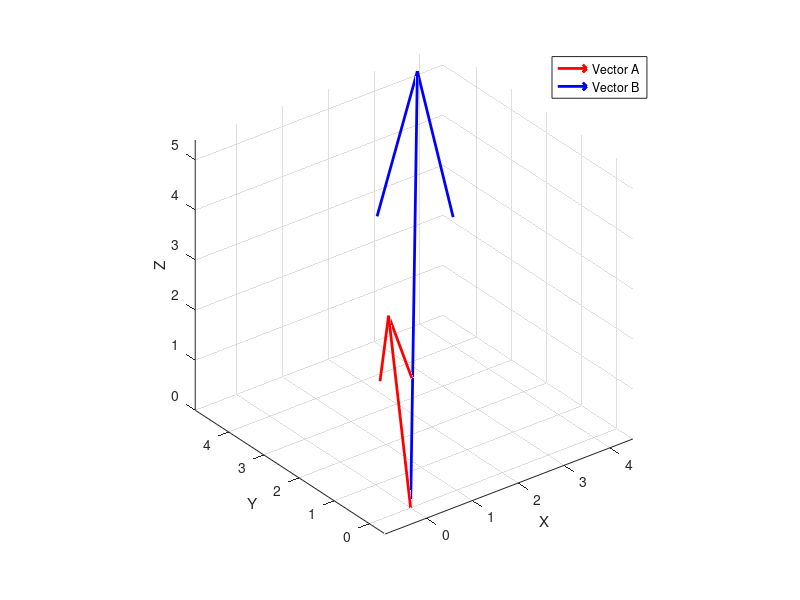
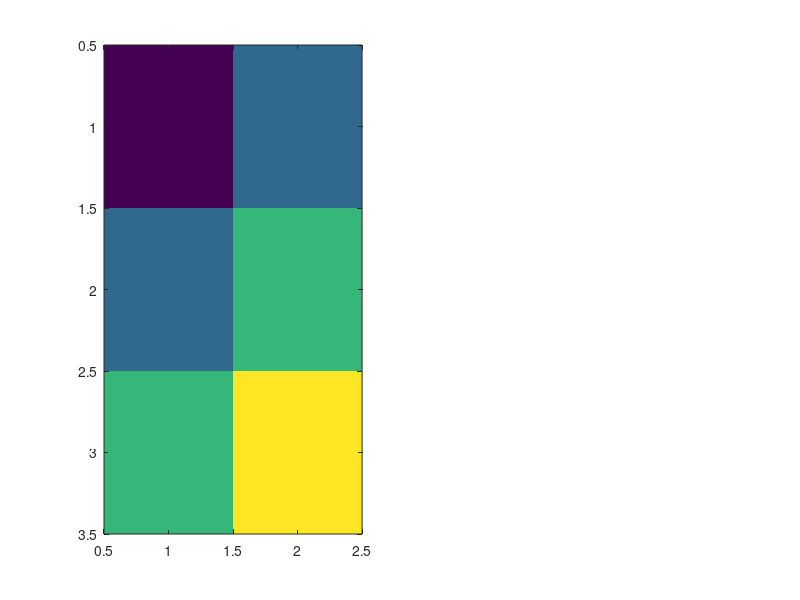

Source code (MATLAB) for these figures, in order: (Note: this script raises an error after producing the figures.)
clear;
clc;
%% SLIDES
%%%%%%%%%%%%%%%%%%%%%%%%%%%%%%%%%%%%%%%%%%%%%%%%%%%%%%%%%%%%%%%%%%%%%%%%%%% 
%%%%%%%%%%%             THE DOT PRODUCT                     %%%%%%%%%%%%%%%
%%%%%%%%%%%%%%%%%%%%%%%%%%%%%%%%%%%%%%%%%%%%%%%%%%%%%%%%%%%%%%%%%%%%%%%%%%%
%% Define two vectors
A = [1; 2; 3];
B = [4; 5; 6];
%% Plot the vectors
figure;
quiver3(0, 0, 0, A(1), A(2), A(3), 'r', 'LineWidth', 2);
hold on;
quiver3(0, 0, 0, B(1), B(2), B(3), 'b', 'LineWidth', 2);
grid on;
xlabel('X');
ylabel('Y');
zlabel('Z');
legend('Vector A', 'Vector B');
axis equal;
hold off;
%% Calculate with a loop 
dot_product = 0;
for idx = 1 : size(A,1)
    dot_product = dot_product + A(idx)*B(idx);
end

fprintf('Dot product: %f\n', dot_product);
%% Calculate as sum of elementwise produt
dot_product = sum(A .* B);
fprintf('Dot product: %f\n', dot_product);

%% Calculate via vector multiplication
dot_product = A' * B;
fprintf('Dot product: %f\n', dot_product);

%% Calculate the dot product using the built-in function
dot_product = dot(A, B);
fprintf('Dot product: %f\n', dot_product);

%% SLIDES
%%%%%%%%%%%%%%%%%%%%%%%%%%%%%%%%%%%%%%%%%%%%%%%%%%%%%%%%%%%%%%%%%%%%%%%%%%% 
%%%%%%%%%%%             MATRIX MULTIPLICATION               %%%%%%%%%%%%%%%
%%%%%%%%%%%%%%%%%%%%%%%%%%%%%%%%%%%%%%%%%%%%%%%%%%%%%%%%%%%%%%%%%%%%%%%%%%%
%% Define two matrices
A = [1, 2; 2, 3; 3, 4];
B = [4, 5; 5, 6; 6, 7];

%% plot the matrices
figure;
subplot(121);
imagesc(A);  clim([0 8]);
title('3X2 Matrix')
axis off
subplot(122);
imagesc(B);  clim([0 8]);
title('3X2 Matrix');
axis off

%% compute a matrix multiplication
C = A' *B;
fprintf('Pairwise dot products: %f, %f, %f, %f\n', C(1, 1), C(1, 2), ...
    C(2, 1), C(2, 2));

%% plot the matrices
figure;
subplot(131);
imagesc(A');  clim([0 8]);
title('2X3 Matrix A^T');colorbar;
axis equal;
axis off
pbaspect([3 2 1]); % Set aspect ratio to 3:2
subplot(132);
imagesc(B);  clim([0 8]);
title('3X2 Matrix B');colorbar;
axis equal;
axis off
pbaspect([2 3 1]); % Set aspect ratio to 3:2
subplot(133);
imagesc(C);  clim([0 60]);
title('2X2 Matrix C'); colorbar;
axis equal;
axis off
pbaspect([1 1 1]); 
%% Exercises
%%%%%%%%%%%%%%%%%%%%%%%%%%%%%%%%%%%%%%%%%%%%%%%%%%%%%%%%%%%%%%%%%%%%%%%%%%%
%%%%%%%%%%%%%%%%%%%   Exercises with EEG (Mrugank) %%%%%%%%%%%%%%%%%%%%%%%%
%%%%%%%%%%%%%%%%%%%%%%%%%%%%%%%%%%%%%%%%%%%%%%%%%%%%%%%%%%%%%%%%%%%%%%%%%%%
% - select an electrode via vector multiplication
% - elect a subset of eletrodes via matrix multiplication
% - average an electrode-ROI via vector multiplication
% - do a channel interpolation via matrix multiplication
% - channel 1 and 3 have been plugged into the wrong position in the cap. 
%   Reorder them in the recording via matrix multiplication.
% - re-reference your data to a different electrode via matrix multiplication
% - compute an average reference via matrix multiplication
%% SLIDES
%%%%%%%%%%%%%%%%%%%%%%%%%%%%%%%%%%%%%%%%%%%%%%%%%%%%%%%%%%%%%%%%%%%%%%%%%%%
%%%%%%%%%%%%%%%%%%%   From SPATIAL to TEMPORAL FILTERS    %%%%%%%%%%%%%%%%%
%%%%%%%%%%%%%%%%%%%%%%%%%%%%%%%%%%%%%%%%%%%%%%%%%%%%%%%%%%%%%%%%%%%%%%%%%%%

% Sample time series data
t = linspace(0, 10, 100); % Time vector
y = 5 + 2*t + 0.5*t.^2 + randn(size(t)); % Sample data with a polynomial trend

% Plot original data
figure;
subplot(3,2,1);
plot(t, y);
title('Original Data');
xlabel('Time');
ylabel('Value');

% Remove zero-order trend (mean)
p0 = polyfit(t, y, 0); % Fit a zero-order polynomial (mean)
y_zero_order_trend = polyval(p0, t); % Evaluate the polynomial
y_detrended_zero_order = y - y_zero_order_trend; % Subtract the zero-order trend
subplot(3,2,2);
plot(t, y_detrended_zero_order);
title('Zero-Order Detrended Data (Mean Removed)');
xlabel('Time');
ylabel('Value');

% Remove first-order trend (linear)
p1 = polyfit(t, y, 1); % Fit a first-order polynomial (linear)
y_first_order_trend = polyval(p1, t); % Evaluate the polynomial
y_detrended_first_order = y - y_first_order_trend; % Subtract the first-order trend

subplot(3,2,3);
plot(t, y_first_order_trend);
title('Linear Trend');
xlabel('Time');
ylabel('Value');

subplot(3,2,4);
plot(t, y_detrended_first_order);
title('First-Order Detrended Data (Linear Trend Removed)');
xlabel('Time');
ylabel('Value');

% Remove polynomial trend (e.g., second-order)
p2 = polyfit(t, y, 2); % Fit a second-order polynomial
y_poly_trend = polyval(p2, t); % Evaluate the polynomial


subplot(3,2,5);
plot(t, y_poly_trend);
title('Second order Trend');
xlabel('Time');
ylabel('Value');

y_detrended_poly = y - y_poly_trend; % Subtract the polynomial trend
subplot(3,2,6);
plot(t, y_detrended_poly);
title('Polynomial Detrended Data (Second-Order Trend Removed)');
xlabel('Time');
ylabel('Value');

%% EXERCISE (Mrugank) 
% detrend EEG channels and/or artificial channels



%% SLIDES
%%%%%%%%%%%%%%%%%%%%%%%%%%%%%%%%%%%%%%%%%%%%%%%%%%%%%%%%%%%%%%%%%%%%%%%%%%%
%%%%%%%%%%%%%%%%%%%   PLAYING WITH SINE WAVES      %%%%%%%%%%%%%%%%%%%%%%%%
%%%%%%%%%%%%%%%%%%%%%%%%%%%%%%%%%%%%%%%%%%%%%%%%%%%%%%%%%%%%%%%%%%%%%%%%%%%
n_cycles = 5;
SR = 512;
% Define the range of x (cycle 5 times)
t = linspace(0, n_cycles*2*pi,n_cycles*SR);

% Generate the sine and cosine waves
y_cos = cos(t);
y_sin = sin(t);

%% plot them separately and together
figure; 
subplot(311);
plot(t, y_cos, 'r'); xlim([t(1) t(end)])
title('cosine')
subplot(312);
plot(t, y_sin, 'b'); xlim([t(1) t(end)])
title('sine')
subplot(313);
plot(t, y_cos, 'r');
hold on;
plot(t, y_sin, 'b');xlim([t(1) t(end)])
title('cosine and sine')

%% We want to visualize COSINE and SINE together at the same time.
% To this end, we give sine its own AXIS

% make a polar plot of sine and cosine on the UNIT CIRCLE
% Define the phase
theta = pi/8;

%Calculate cosine and sine values
cos_val = cos(theta);
sin_val = sin(theta);

% Create the polar plot
figure;
polarplot([0 theta], [0 1], 'k'); % Unit circle
hold on;

% Highlight the cosine and sine on the unit circle
polarplot([0 0], [0 cos_val], 'r--'); % Cosine vector
polarplot([0 sin_val], [cos_val 1], 'b--'); % Sine vector

% Add labels and title
text(theta/2, cos_val/2, 'cos(\pi/8)', 'Color', 'r', 'FontSize', 12);
text(pi/16, 1, 'sin(\pi/8)', 'Color', 'b', 'FontSize', 12);
title('Polar Plot of Cosine and Sine at \pi/8');
hold off;
grid off;
pax = gca; % Get current axes
pax.ThetaAxisUnits = 'radians'; % Set theta axis to radians
%% Let's visualize COSINE and SINE together over time.
% Sine still gets its own axix; over time this becomes a 3D plot
close all;
% Create the figure
figure;
% Subplot for the 3D plot
subplot(2, 1, 1);
h3d = plot3(t, y_cos, y_sin, 'k', 'LineWidth', 2);
hold on;
dot1 = plot3(t(1), y_cos(1), y_sin(1), 'ro', 'MarkerSize', 8, 'MarkerFaceColor', 'r');
dot2 = plot3(t(1), y_cos(1), y_sin(1), 'bo', 'MarkerSize', 8, 'MarkerFaceColor', 'b');
xlabel('x');
ylabel('Real Part (cos(x))');
zlabel('Imaginary Part (sin(x))');
title('Complex Function: cos(x) + i*sin(x)');
grid on;

view([30 10]);

% Subplot for the polar plot
subplot(2, 1, 2);
hpolar = compass(y_cos(1), y_sin(1));
hold on;
hcos = quiver(0, 0, y_cos(1), 0, 'r', 'LineWidth', 2, 'MaxHeadSize', 0.5);
hsin = quiver(0, 0, 0, y_sin(1), 'b', 'LineWidth', 2, 'MaxHeadSize', 0.5);
cos_label = text(1.1, 0, 'cos', 'Color', 'r', 'FontSize', 12);
sin_label = text(0, 1.1, 'sin', 'Color', 'b', 'FontSize', 12);
title('Polar Coordinates');
hold off;

% Animation loop
for k = 1:length(t)
    % Update the position of the dots
    set(dot1, 'XData', t(k), 'YData', y_cos(k), 'ZData', y_sin(k));
    set(dot2, 'XData', t(k), 'YData', y_cos(k), 'ZData', y_sin(k));
    
    % Update the compass plot
    set(hpolar(1), 'XData', [0 y_cos(k)], 'YData', [0 y_sin(k)]);    
    
    % Update the quivers
    set(hcos, 'UData', y_cos(k), 'VData', 0);
    set(hsin, 'UData', 0, 'VData', y_sin(k));
    
    % Update the labels
    set(cos_label, 'Position', [y_cos(k) + 0.1, 0, 0]);
    set(sin_label, 'Position', [0, y_sin(k) + 0.1, 0]);
    
    % Pause to create animation effect
    pause(0.01);
end
%% WE CALL ONE AXIS THE REAL AND THE OTHER THE IMAGINARY AXIS
%% SLIDES
%%%%%%%%%%%%%%%%%%%%%%%%%%%%%%%%%%%%%%%%%%%%%%%%%%%%%%%%%%%%%%%%%%%%%%%%%%%
%%%%%%%%%  COMPLEX NUMBERS AND EULER'S FORMULA     %%%%%%%%%%%%%%%%%%%%%%%%
%%%%%%%%%%%%%%%%%%%%%%%%%%%%%%%%%%%%%%%%%%%%%%%%%%%%%%%%%%%%%%%%%%%%%%%%%%%
%% We convince ourselves that exp(1i * x) = cos(x) + i*sin(x)

% Define the range of t
n_cycles = 5;
t = linspace(0, n_cycles*2*pi, n_cycles*100);

% Generate the trigonometric form
y_cos = cos(t);
y_sin = sin(t);

% Generate the exponential form
y_exp = exp(1i * t);

% Create the figure
figure;
% Plot the trigonometric form
subplot(3, 1, 1);
plot3(t, cos(t), sin(t), 'r', 'LineWidth', 2);

legend('cos(x) + i*sin(x)', 'Location', 'northeast');
xlabel('x');
ylabel('Real Part');
zlabel('Imaginary Part');

title('Trigonometric Form');
grid on; view([30 10]);

subplot(3, 1, 2);
plot3(t, real(y_exp), imag(y_exp), 'b', 'LineWidth', 2);
title('Exponential Form');
xlabel('x');
ylabel('Real Part');
zlabel('Imaginary Part');
legend('e^{ix}', 'Location', 'northeast');
grid on; view([30 10]);

subplot(3, 1, 3);
plot3(t, cos(t), sin(t), 'r', 'LineWidth', 2);
hold on
plot3(t, real(y_exp), imag(y_exp), 'b--', 'LineWidth', 2);
title('Trigonometric Form vs Exponential Form');
xlabel('x');
ylabel('Real Part');
zlabel('Imaginary Part');
legend('cos(x) + i*sin(x)', 'e^{ix}', 'Location', 'northeast');
grid on; view([30 10]);

%% We create waves with different frequencies 
% Define the range of x
n_cycles = 1;
SR = 512;
t = linspace(0, n_cycles*2*pi, n_cycles*SR);

% Generate the exponential form
freq_a = 1;
freq_b = 5;

y_exp = exp(1i * t * freq_a);

plot3(t, real(y_exp), imag(y_exp), 'r', 'LineWidth', 2);
hold on;
y_exp = exp(1i * t * freq_b);

plot3(t, real(y_exp), imag(y_exp), 'b', 'LineWidth', 2);

title('Exponential Form - different frequencies');
xlabel('x');
ylabel('Real Part');
zlabel('Imaginary Part');
legend({'Frequency = 1','Frequency = 5'}, 'Location', 'northeast');
grid on;
%% We create waves with different amplitudes
% Define the range of x
figure;
n_cycles = 1;
SR = 512;
t = linspace(0, n_cycles*2*pi, n_cycles*SR);

% Generate the exponential form
freq_a = 1;
freq_b = 5;
amp_a = 1;
amp_b = 1.5;
y_exp = amp_a*exp(1i * t * freq_a);

% plot in 3D
plot3(t, real(y_exp), imag(y_exp), 'r', 'LineWidth', 2);
hold on;
y_exp = amp_b*exp(1i * t * freq_b);

plot3(t, real(y_exp), imag(y_exp), 'b', 'LineWidth', 2);

title('Exponential Form - different frequencies');
xlabel('x');
ylabel('Real Part');
zlabel('Imaginary Part');
legend({'Frequency = 1  (amp = 1)','Frequency = 5 (amp = 1.5)'}, ...
    'Location', 'northeast');
grid on;


%% We create waves with different phase offsets

% Define the range of x
n_cycles = 1;
SR = 512;
t = linspace(0, n_cycles*2*pi, n_cycles*SR);

% Generate the exponential form
freq = 1;
phase_offset = pi;
y_exp = exp(1i * (t * freq));

plot3(t, real(y_exp), imag(y_exp), 'r', 'LineWidth', 2);
hold on;
y_exp = exp(1i * (t * freq + phase_offset));

plot3(t, real(y_exp), imag(y_exp), 'b', 'LineWidth', 2);

title('Exponential Form - different frequencies');
xlabel('x');
ylabel('Real Part');
zlabel('Imaginary Part');
e_legend = legend({'Frequency = 1','Frequency = 1 (phase offset = pi)'}, 'Location', 'northeast');
grid on;

%% Exercises
%%%%%%%%%%%%%%%%%%%%%%%%%%%%%%%%%%%%%%%%%%%%%%%%%%%%%%%%%%%%%%%%%%%%%%%%%%%
%%%%%%%%%%%%%%%%%%%   Exercises (Mrugank) %%%%%%%%%%%%%%%%%%%%%%%%%%%%%%%%%
%%%%%%%%%%%%%%%%%%%%%%%%%%%%%%%%%%%%%%%%%%%%%%%%%%%%%%%%%%%%%%%%%%%%%%%%%%%
% -Play with sine waves: Create waves with different frequencies, phase and
% amplitude

%% SLIDES
%%%%%%%%%%%%%%%%%%%%%%%%%%%%%%%%%%%%%%%%%%%%%%%%%%%%%%%%%%%%%%%%%%%%%%%%%%%
%%%%%%%%%%%%%%%%%%%  Discrete Fourier Transform    %%%%%%%%%%%%%%%%%%%%%%%%
%%%%%%%%%%%%%%%%%%%%%%%%%%%%%%%%%%%%%%%%%%%%%%%%%%%%%%%%%%%%%%%%%%%%%%%%%%%
%% let's make a signal that contains different frequencies and noise
% Define the parameters
N = 512; % Number of samples
n = 0:N-1; % Sample indices
t = n./N; % instead of using linspace we define t explicitly
% Generate an example signal (FREQUENCIES are 2 and 10) with some noise
X = sin(2 * pi * 2 * t) + sin(2 * pi * 10 * t) + ...
    cos(2 * pi * 10 * t + pi) + rand(1, N); % cosine has phase offset pi
%% plot the signal
figure; 
plot(X); xlim([0 N-1])
%% We want to get a fourier series -- let's start with a single frequency
k = 2; % Frequency index

% Generate the complex exponential (basis function) for frequency k
W = exp(-1i * 2 * pi * k * n / N);

% Compute the inner product (DFT coefficient for frequency k)
X_k = sum(X .* W);

% Compute the inner product (DFT coefficient for frequency k) via vector
% multiplication!
X_k_vm = W * X';

power = real(X_k)^2 + imag(X_k)^2;
% Display the results
fprintf('Power at frequency 2: %f', power);


%% -- let's continue with more than one frequency
% We also: 
% (2) use a longer signal,
% (3) define everything in Hz (1/s)
% (4) add a high amplitude signal at 6 hz

% Define the parameters
N = 2048; % Number of samples (extended signal length)
frequencies = 1:12; % Frequencies from 1 to 12 Hz
n = 0:N-1; % Sample indices
SR = 512;  % Sample Rate
dT = 1/SR; % Sample interval (size of a time-step)
t = n.*dT; % time vector
% Generate a sample signal (FREQUENCIES sin2, sin10, 3Xsin6, and cos10 hz
X = 2*sin(2 * pi * 2 * t) + sin(2 * pi * 10 * t) + ...
    3*cos(2 * pi * 6 * t + pi) ... 
    + cos(2 * pi * 10 * t + pi)+ rand(1, N); % cosine has a phase offset of pi
%% plot the signal
figure; 
plot(X); xlim([0 N-1])
%% Compute the power in the same way as before, however, 
% we loop through more frequencies

% Initialize an array to store the power for each frequency
power = zeros(size(frequencies));

% Compute the power for each frequency
for k = frequencies
    % Generate the complex exponential (basis function) for frequency k
    W = exp(-1j * 2 * pi * k * t);
    
    % Compute the inner product (DFT coefficient for frequency k)
    % we use vector multiplication! 
    X_k =  W * X';
    
    % Compute the power
    power(k) = real(X_k)^2 + imag(X_k)^2;
end

% Display the power for each frequency
for k = frequencies
    fprintf('Power at frequency %d Hz: %f\n', k, power(k));
end

%% Plot the barplot of power versus frequency
bar(frequencies, power)
xlabel('Frequency (Hz)')
ylabel('Power')
title('Power vs Frequency')
%% EXERCISE
%%%%%%%%%%%%%%%%%%%%%%%%%%%%%%%%%%%%%%%%%%%%%%%%%%%%%%%%%%%%%%%%%%%%%%%%%%%
%%%%%%%%%%%%%%%%%%%   Exercises with EEG (Mrugank) %%%%%%%%%%%%%%%%%%%%%%%%
%%%%%%%%%%%%%%%%%%%%%%%%%%%%%%%%%%%%%%%%%%%%%%%%%%%%%%%%%%%%%%%%%%%%%%%%%%%
% - select an electrode via vector multiplication
% - compute the power of the 60Hz frequency at that channel by taking the
% - inner product with a complex sine wave
% - compute the 60Hz power at all channels at once via matrix multiplication 

% - compare the 60Hz power to 50 Hz and 70 Hz power
% - do this for the alpha frequency
% - make a topoplot of alpha power
%%%%%%%%%%%%%%%%%%%%%%%%%%%%%%%%%%%%%%%%%%%%%%%%%%%%%%%%%%%%%%%%%%%%%%%%%%%
%%%%%%%%%%%%%%%%%%%%%%%%%%%%%%%%%%%%%%%%%%%%%%%%%%%%%%%%%%%%%%%%%%%%%%%%%%%

%% -- let's continue with ALL frequencies and use Matrix multiplication
% Create the Signal again:
% Define the parameters
SR = 512;             % Sampling frequency
dT = 1/SR;            % Sampling period
N = 2048;             % Length of signal 
n = 0:N-1;            % Sample indices
t = n*dT;             % Time vector
x = (0:N-1) ./ N;      % Sample vector
% Create a simple signal (sum of sine waves)
X = 2*sin(2 * pi * 2 * n / SR) + sin(2 * pi * 10 * n / SR) + ...
    3*cos(2 * pi * 6 * n / SR + pi) ... 
    + cos(2 * pi * 10 * n / SR + pi) + rand(1, N); % cosine has a phase offset of pi

% ----- this is could be interesting to show later. 
% % to add non-stationary noise:
% % 5 Hz  noise
% f_noise = 5; % Frequency of the noise
% decay = exp(-n/(N/4)); % Exponential decay function
% ns_noise = 10*(decay .* sin(2 * pi * f_noise * n / SR));
% 
% % Add the line noise to the original signal
% X_noisy = X + ns_noise;
% X = X_noisy;

% Plot the signal
figure;
plot(t, X);
title('Original Signal');
xlabel('t (seconds)');
ylabel('X(t)');

%% Here we compute the DFT Manually:
% Compute the DFT Matrix
% initialize a zero-matrix 
W_dft = zeros(N,N);
% fill the matrix by looping over frequencies
for k = 0:N-1
    % note that using the sample vector x instead of t defines frequencies
    % as repetitions in the whole segment
    W_dft(k+1,:) =  exp(-1i * 2 * pi * k * x); 
end
% here we compute all the inner products in one go (each row is a frequency)
X_dft = W_dft * X';

% --- alternatively we could compute the DFT with a loop over frequencies
% X_dft = zeros(1, N);
% for k = 0:N-1
%     for n = 0:N-1
%         X_dft(k+1) = X_dft(k+1) + X(n+1) * exp(-1i * 2 * pi * k * n / N);
%     end
% end

% now we compute the power of our complex Fourier coefficients
power = real(X_dft).^2 + imag(X_dft).^2; % NOTE: this is elementwise .^

% for the correct frequency axis, we need to rescale to 1/second (Hertz)
frequencies = [0:N-1] .* (SR / N);

figure
% Plot the barplot of power versus frequency (we only plot up to Nyquist
% frequency. Everything above is mirrored.)
bar(frequencies(1:N/2), power(1:N/2))
xlabel('Frequency (Hz)')
ylabel('Power')
title('Power vs Frequency');
xlim([0 20])
% ===> Note: Explain the zero-frequency
%% Next, we compute the inverse DFT Manually:

% initialize matrix
W_idft = zeros(N,N);
% Fill (now we will sum across frequencies to get time). Note that this is
% almost the same formula, only i becomes positive now (i.e., this is the
% conjugate)
for n = 0:N-1
    W_idft(n+1,:) =  exp(1i * 2 * pi * (0:N-1) *  n/ N);
end

X_idft = W_idft*X_dft;

% we note that W_idft is simply the conjugate of W_dft so instead, we 
% multiply with the conjugate from the left (summing over frequencies)

X_idft = (conj(W_dft)*X_dft)/N;

% if we wanted to do this with a loop...
% X_idft = zeros(1, N);
% 
% % Compute the inverse DFT
% for n = 0:N-1
%     for k = 0:N-1
%         X_idft(n+1) = X_idft(n+1) + X_dft(k+1) * exp(1i * 2 * pi * k * n / N);
%     end
%     X_idft(n+1) = X_idft(n+1) / N;
% end

%Compare the Original and Reconstructed Signals:
% Plot both signals for comparison. We can now shift between representing
% our signal in the time domain and in the frequency domain. 
figure;
subplot(3,1,1);
plot(t, X, 'r');
title('Original Signal');
xlabel('t (seconds)');
ylabel('X(t)');

subplot(3,1,2);
plot(t, X_idft, 'b');
title('Reconstructed Signal');
xlabel('t (seconds)');
ylabel('X\_reconstructed(t)');


subplot(3,1,3);
plot(t, X, 'r');
hold on;
plot(t, X_idft, 'b--');
title('Both Signals');
xlabel('t (seconds)');
xlabel('t (seconds)');
%% compute the Inverse DFT, but set the low frequencies to 0:
W_idft = conj(W_dft);
X_dft_filt = X_dft;
X_dft_filt(1:36) = 0;
X_dft_filt(N-36:N) = 0; % set the negative frequencies to 0 as well
% 
% alternatively, we could set our W_inv to zero and not consider those 
% frequencies in the reconstruction 
%-------
% W_idft(:, 1:36) = 0 + 1i*0;
% % the high frequencies are mirrored
% W_idft(:, N-36:N) = 0 + 1i*0;
%-------

X_idft_filtered = (W_idft*X_dft_filt)/N;

%% Compare the Original and Reconstructed Signals:
% Plot both signals for comparison
figure;
subplot(3,1,1);
plot(t, X, 'r');
title('Original Signal');
xlabel('t (seconds)');
ylabel('X(t)');

subplot(3,1,2);
plot(t, X_idft_filtered, 'b');
title('Filtered Signal');
xlabel('t (seconds)');
ylabel('X\_reconstructed(t)');


subplot(3,1,3);
plot(t, X, 'r');
hold on;
plot(t, X_idft_filtered, 'b--');
title('Both Signals');
xlabel('t (seconds)');

% ==> we have now high-pass filtered our data.
%% SLIDES

%% %%%%%%%%%%%%%%%%%%%%%%%%%%%%%%%%%%%%%%%%%%%%%%%%%%%%%%%%%%%%%%%%%%%%%%%%
%%%%%%%%%%%%%%%%%%%       CONVOLUTION              %%%%%%%%%%%%%%%%%%%%%%%%
%%%%%%%%%%%%%%%%%%%%%%%%%%%%%%%%%%%%%%%%%%%%%%%%%%%%%%%%%%%%%%%%%%%%%%%%%%%

% Define the signal and the kernel
signal = [zeros(1,512), ones(1,512), zeros(1,512)];
kernel = [1, 0, -1]; % Example of a simple edge-detection kernel

% Perform convolution
convolved_signal = conv(signal, kernel, 'same');

% Plot the original signal and the convolved signal
figure;
subplot(2,1,1);
plot(signal, 'r');
title('Original Signal');
xlabel('Sample Index');
ylabel('Amplitude');

subplot(2,1,2);
plot(convolved_signal, 'b');
title('Convolved Signal');
xlabel('Sample Index');
ylabel('Amplitude');

%% %%%%%%%%%%%%%%%%%%%%%%%%%%%%%%%%%%%%%%%%%%%%%%%%%%%%%%%%%%%%%%%%%%%%%%%%
%%%%%%%%%%%%%%%%%%%       FILTER KERNELS           %%%%%%%%%%%%%%%%%%%%%%%%
%%%%%%%%%%%%%%%%%%%%%%%%%%%%%%%%%%%%%%%%%%%%%%%%%%%%%%%%%%%%%%%%%%%%%%%%%%%

% Define different filter kernels
low_pass_kernel = ones(1, 5) / 5; % Simple moving average filter
high_pass_kernel = [-1, -1, 4, -1, -1]; % Example of a high-pass filter

% Create a Gaussian filter manually
sigma = 1; % Standard deviation
kernel_size = 51; % Size of the kernel
t = linspace(-2, 2, kernel_size);
gaussian_kernel = exp(-t.^2 / (2 * sigma^2));
gaussian_kernel = gaussian_kernel / sum(gaussian_kernel); % Normalize

% Apply the low-pass filter
filtered_signal_low = conv(signal, low_pass_kernel, 'same');

% Apply the high-pass filter
filtered_signal_high = conv(signal, high_pass_kernel, 'same');

% Apply the Gaussian filter
filtered_signal_gaussian = conv(signal, gaussian_kernel, 'same');

% Plot the original and filtered signals
figure;
subplot(3,2,1);
plot(signal, 'r');
title('Original Signal');
xlabel('Sample Index');
ylabel('Amplitude');
ylim([-1 2]);
xlim([1 length(signal)]);

subplot(3,2,2);
plot(filtered_signal_low, 'b');
title('Low-Pass Filtered Signal');
xlabel('Sample Index');
ylabel('Amplitude');
ylim([-1 2])
xlim([1 length(signal)])

subplot(3,2,3);
plot(filtered_signal_high, 'g');
title('High-Pass Filtered Signal');
xlabel('Sample Index');
ylabel('Amplitude');
ylim([-1 2])
xlim([1 length(signal)])

subplot(3,2,4);
plot(gaussian_kernel, 'm');
title('Gaussian Kernel');
xlabel('Sample Index');
ylabel('Amplitude');
xlim([-100 length(gaussian_kernel)+100])

subplot(3,2,5);
plot(filtered_signal_gaussian, 'm');
title('Gaussian Filtered Signal');
xlabel('Sample Index');
ylabel('Amplitude');
ylim([-1 2])
xlim([1 length(signal)])
%% convolution in time is multiplication in frequency:

conv_length = length(signal) + length(gaussian_kernel) -1;
x=fft(signal,conv_length);
y=fft(gaussian_kernel,conv_length);
y_ifft = ifft(x.*y);
y_conv = conv(signal,gaussian_kernel, 'same');


subplot(3,2,1);
plot(signal, 'r');
title('Original Signal');
xlabel('Sample Index');
ylabel('Amplitude');
ylim([-1 2]);
xlim([1 length(signal)]);

subplot(3,2,2);
plot(gaussian_kernel, 'm');
title('Gaussian Kernel');
xlabel('Sample Index');
ylabel('Amplitude');
xlim([-100 length(gaussian_kernel)+100])

subplot(3,2,3);
plot(y_conv, 'r');
title('Gaussian Filtered Signal (convolution)');
xlabel('Sample Index');
ylabel('Amplitude');
ylim([-1 2])
xlim([1 length(signal)]);

subplot(3,2,4);
plot(y_ifft(...
    ceil(length(...
    gaussian_kernel)/2)+1 ... 
    :length(y_conv)+floor(length(gaussian_kernel)/2)), 'b');
title('Gaussian Filtered Signal (multiplication in frequency)');
xlabel('Sample Index');
ylabel('Amplitude');
ylim([-1 2])
xlim([1 length(signal)]);

subplot(3,2,5);
plot(y_conv, 'r'); hold on;
title('Gaussian Filtered Signal (convolution)');
plot(y_ifft(...
    ceil(length(...
    gaussian_kernel)/2)+1 ... 
    :length(y_conv)+floor(length(gaussian_kernel)/2)), 'b--');
title('Comparison');
xlabel('Sample Index');
ylabel('Amplitude');
ylim([-1 2])
xlim([1 length(signal)])

%% %%%%%%%%%%%%%%%%%%%%%%%%%%%%%%%%%%%%%%%%%%%%%%%%%%%%%%%%%%%%%%%%%%%%%%%%
%%%%%%%%%   Redo our highpass filter via convolution %%%%%%%%%%%%%%%%%%%%%%
%%%%%%%%%%%%%%%%%%%%%%%%%%%%%%%%%%%%%%%%%%%%%%%%%%%%%%%%%%%%%%%%%%%%%%%%%%%
%% recreate the signal from before
SR = 512;             % Sampling frequency
dT = 1/SR;            % Sampling period
N = 2048;             % Length of signal 
n = 0:N-1;            % Sample indices
t = n*dT;             % Time vector
% Create a simple signal (sum of sine waves)
X = 2*sin(2 * pi * 2 * n / SR) + sin(2 * pi * 10 * n / SR) + ...
    3*cos(2 * pi * 6 * n / SR + pi) ... 
    + cos(2 * pi * 10 * n / SR + pi) + rand(1, N); % cosine has a phase offset of pi

figure;
plot(t, X);
title('Original Signal');
xlabel('t (seconds)');
ylabel('X(t)');
%% Compute an FFT this time
% here we compute all the dot products in one go (eeach row is a frequency)
X_fft = fft(X);

% compute the power
power = real(X_fft).^2 + imag(X_fft).^2; % NOTE: this is elementwise .^

% for the correct axis, we need to rescale to 1/second
frequencies = [0:N-1] .* (SR / N);

figure
% Plot the barplot of power versus frequency (we only plot up to Nyquist
% frequency. Everything above is mirrored.
bar(frequencies(1:N/2), power(1:N/2))
xlabel('Frequency (Hz)')
ylabel('Power')
title('Power vs Frequency');
xlim([0 20])

%% Recompute our LP filtered data:

X_fft_filt = X_fft;
X_fft_filt(:, 1:36) = 0 ;
% the high frequencies are mirrored
X_fft_filt(:, N-36:N) = 0 ;
X_ifft_filtered = ifft(X_fft_filt);

%% Let's compute the filter kernel from our previous high-pass filter

% also ifft the kernel
filter_spec  = ones(1, N);
filter_spec(:, 1:36) = 0 ;
% the high frequencies are mirrored
filter_spec(:, N-36:N) = 0 ;
filter_kernel = fftshift(ifft(filter_spec));
X_convfiltered = conv(X, filter_kernel, 'same');
%% plot the filter kernel
figure; plot(real(filter_kernel));

%% Compare the Filtered Signals:
% Plot both signals for comparison
figure;
subplot(3,1,1);
plot(real(X_ifft_filtered), 'r');
title('ifft filtered Signal');
xlabel('samples');
ylabel('X\_filtered(t)');

subplot(3,1,2);
plot(real(X_convfiltered), 'b');
title('Convolution filtered Signal');
xlabel('samples');
ylabel('X\_filtered(t)');
subplot(3,1,3);
plot(real(X_ifft_filtered), 'r');
hold on;
plot(real(X_convfiltered), 'b--');

title('Both Signals');
xlabel('samples');
ylabel('X\_filtered(t)');

